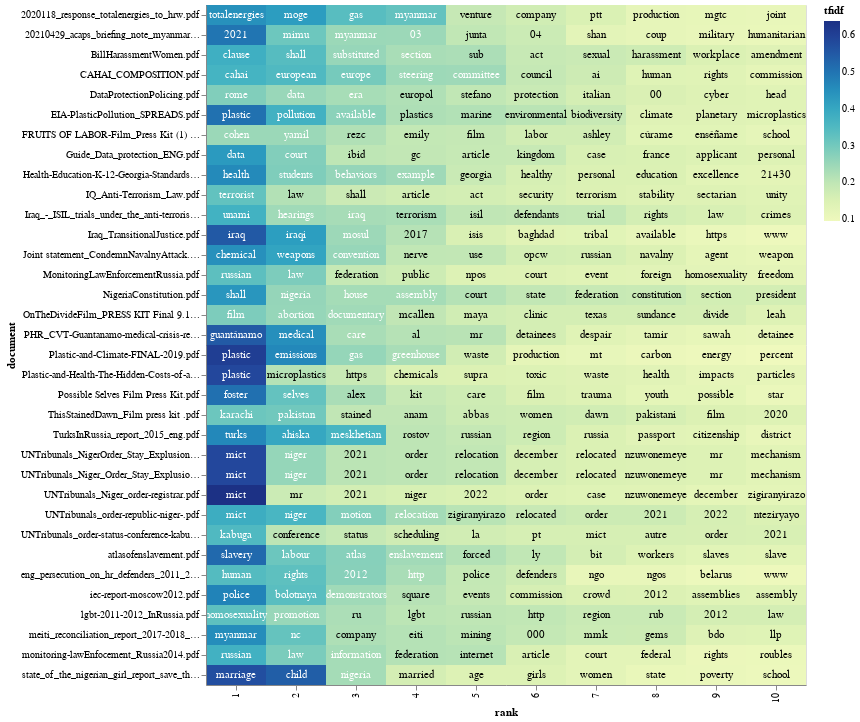

The notebook cell saved with this chart:
### Code cell
import altair as alt
import numpy as np

# adding a little randomness to break ties in term ranking
top_tfidf_plusRand = top_tfidf.copy()
top_tfidf_plusRand['tfidf'] = top_tfidf_plusRand['tfidf'] + np.random.rand(top_tfidf.shape[0])*0.0001

# base for all visualizations, with rank calculation
base = alt.Chart(top_tfidf_plusRand).encode(
    x = 'rank:O',
    y = 'document:N'
).transform_window(
    rank = "rank()",
    sort = [alt.SortField("tfidf", order="descending")],
    groupby = ["document"],
)

# heatmap specification
heatmap = base.mark_rect().encode(
    color = 'tfidf:Q'
)


# text labels, white for darker heatmap colors
text = base.mark_text(baseline='middle').encode(
    text = 'term:N',
    color = alt.condition(alt.datum.tfidf >= 0.23, alt.value('white'), alt.value('black'))
)

# display the three superimposed visualizations
(heatmap + text).properties(width = 600)

### Figure 1 — Vega-Lite specification as saved in the notebook (floating-point values rounded to 4 significant figures; data arrays with more than 128 entries replaced by an {"elided": "..."} marker saying what was removed)
{"config": {"view": {"continuousWidth": 400, "continuousHeight": 300}}, "layer": [{"mark": "rect", "encoding": {"color": {"field": "tfidf", "type": "quantitative"}, "x": {"field": "rank", "type": "ordinal"}, "y": {"field": "document", "type": "nominal"}}, "transform": [{"window": [{"op": "rank", "field": "", "as": "rank"}], "groupby": ["document"], "sort": [{"field": "tfidf", "order": "descending"}]}]}, {"mark": {"type": "text", "baseline": "middle"}, "encoding": {"color": {"condition": {"value": "white", "test": "(datum.tfidf >= 0.23)"}, "value": "black"}, "text": {"field": "term", "type": "nominal"}, "x": {"field": "rank", "type": "ordinal"}, "y": {"field": "document", "type": "nominal"}}, "transform": [{"window": [{"op": "rank", "field": "", "as": "rank"}], "groupby": ["document"], "sort": [{"field": "tfidf", "order": "descending"}]}]}], "data": {"name": "data-92501d09038d7a184d2f398dcdd3e22a"}, "width": 600, "$schema": "https://vega.github.io/schema/vega-lite/v4.17.0.json", "datasets": {"data-92501d09038d7a184d2f398dcdd3e22a": {"elided": "340 records"}}}
